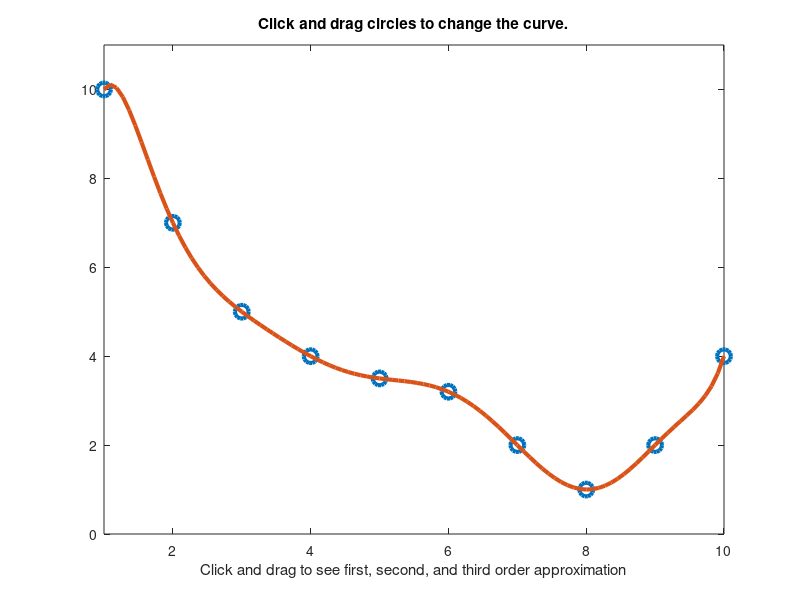

Here is the MATLAB script that generated this plot:
%taylorExpansionDemo: Interactive demo of Taylor expansion of a curve
%
%	Usage:
%		taylorExpansionDemo
%
%	Description:
%		taylorExpansionDemo is an animated demo for the first, second, and third order Taylor expansion of a curve obtained by polynomial fitting.
%
%	Example:
%		taylorExpansionDemo

%	Category: Demos
%	Roger Jang, 19960603

x = linspace(1, 10, 10)';
y = [10 7 5 4 3.5 3.2 2 1 2 4]';
order = 9;
coef = polyfit(x, y, order);
xx = linspace(1, 10)';
yy = polyval(coef, xx);
limit = [min(x) max(x) min(y)-1 max(y)+1];

d_coef = [length(coef)-1:-1:1].*coef(1:length(coef)-1);
dd_coef = [length(d_coef)-1:-1:1].*d_coef(1:length(d_coef)-1);
ddd_coef = [length(dd_coef)-1:-1:1].*dd_coef(1:length(dd_coef)-1);

figure('name', 'Polynomial Fitting and Taylor Expansion', 'NumberTitle', 'off');
%colordef(gcf, 'black');
h = plot(x, y, 'o', xx, yy, '-');
set(h(1), 'linewidth', 3, 'markersize', 10);
set(h(2), 'linewidth', 3);
fitH = h(1);
curveH = h(2);
axis(limit);
title('Click and drag circles to change the curve.');
xlabel('Click and drag to see first, second, and third order approximation'); 

verticalH = line([nan nan], [min(y)-1 max(y)+1], 'color', 'k');
circleH = line(nan, nan, 'color', 'k', 'marker', 'o', 'linewidth', 3, 'markersize', 10);
firstH  = line(xx, nan*xx, 'color', 'g', 'linewidth', 3, 'linestyle', ':');
secondH = line(xx, nan*xx, 'color', 'c', 'linewidth', 3, 'linestyle', '-.');
thirdH  = line(xx, nan*xx, 'color', 'r', 'linewidth', 3, 'linestyle', '--');
AxisH = gca; FigH = gcf;
curr_info = get(AxisH, 'CurrentPoint');
current_x = curr_info(1,1);

% The following is for animation
% action1a, action2a, and action3a are for polynomial fitting
% action1b, action2b, and action3b are for Taylor expansion 

% action when button is first pushed down
action1a = ['curr_info=get(AxisH, ''currentPoint'');', ...
	'start_x=curr_info(1,1);', ...
	'start_y=curr_info(1,2);', ...
	'prev_y = start_y;', ...
	'[junk, index] = min(abs(start_x-x));'];
action1b = ['curr_info=get(AxisH, ''currentPoint'');', ...
	'curr_x=curr_info(1,1);', ...
	'first=polyval(d_coef,curr_x)*(xx-curr_x)+polyval(coef,curr_x);', ...
	'second=0.5*polyval(dd_coef, curr_x)*(xx-curr_x).^2+first;', ...
	'third=1/6*polyval(ddd_coef, curr_x)*(xx-curr_x).^3+second;', ...
	'set(circleH, ''xdata'', curr_x, ''ydata'',polyval(coef, curr_x));', ...
	'set(verticalH, ''xdata'', [curr_x curr_x]);', ...
	'set(firstH, ''ydata'', first);', ...
	'set(secondH, ''ydata'', second);', ...
	'set(thirdH, ''ydata'', third);'];
action1 = ['if gco==curveH,' action1a, 'else ', action1b, 'end'];
% actions after the mouse is pushed down
action2a = ['curr_info=get(AxisH, ''currentPoint'');', ...
	'curr_x=curr_info(1,1);', ...
	'curr_y=curr_info(1,2);', ...
	'y(index) = y(index)+curr_y-prev_y;', ...
	'prev_y = curr_y;', ...
	'set(fitH, ''ydata'', y);', ...
	'coef = polyfit(x, y, order);', ...
	'yy = polyval(coef, xx);', ...
	'set(curveH, ''ydata'', yy);', ...
	'd_coef = [length(coef)-1:-1:1].*coef(1:length(coef)-1);', ...
	'dd_coef = [length(d_coef)-1:-1:1].*d_coef(1:length(d_coef)-1);', ...
	'ddd_coef = [length(dd_coef)-1:-1:1].*dd_coef(1:length(dd_coef)-1);'];
action2b = action1b;
action2 = ['if gco==curveH,' action2a, 'else ', action2b, 'end'];
% action when button is released
action3a = [];
action3b = ['set(fitH, ''visible'', ''on'');', ...
	'set(circleH, ''xdata'', nan, ''ydata'', nan);', ...
	'set(verticalH, ''xdata'', [nan nan]);', ...
	'set(firstH, ''ydata'', nan*xx);', ...
	'set(secondH, ''ydata'', nan*xx);', ...
	'set(thirdH, ''ydata'', nan*xx);'];
action3 = ['if gco==curveH,' action3a, 'else ', action3b, 'end'];

% temporary storage for the recall in the down_action
set(AxisH,'UserData',action2);

% set action when the mouse is pushed down
down_action=[ ...
    'set(FigH,''WindowButtonMotionFcn'',get(AxisH,''UserData''));' ...
    action1];
set(FigH,'WindowButtonDownFcn',down_action);

% set action when the mouse is released
up_action=[ ...
    'set(FigH,''WindowButtonMotionFcn'','' '');', action3];
set(FigH,'WindowButtonUpFcn',up_action);
